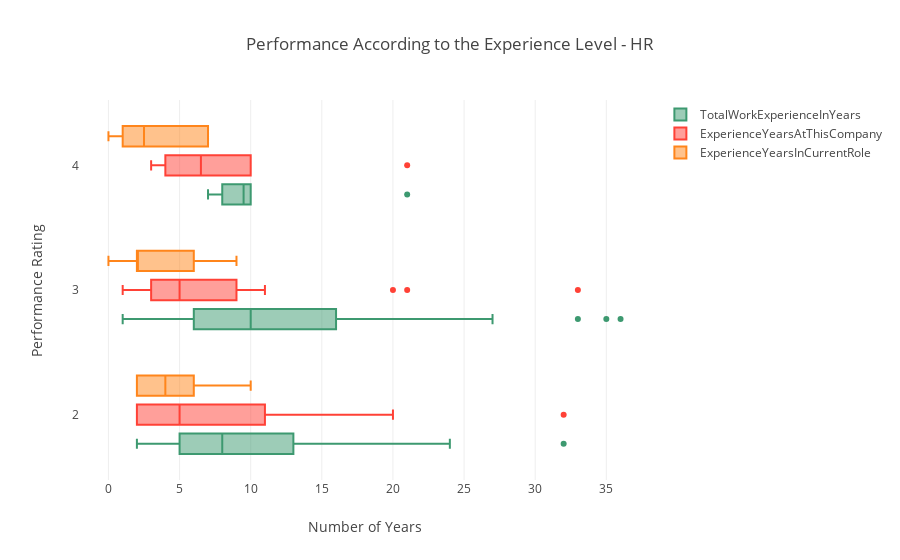

This figure's notebook cell:
### Markdown cell above
### (iv) Performance According to the Experience Level

### Code cell
data = [
    {
        'x': HR['TotalWorkExperienceInYears'],
        'y': HR['PerformanceRating'],
        'name':'TotalWorkExperienceInYears',
        'marker': {
            'color': '#3D9970'
        },
        'boxmean': False,
        'orientation': 'h',
        "type": "box",
    },
    {
        'x':HR['ExperienceYearsAtThisCompany'],
        'y':HR['PerformanceRating'],
        'name': 'ExperienceYearsAtThisCompany',
        'marker':{
            'color': '#FF4136',
        },
        'boxmean': False,
        'orientation': 'h',
        "type": "box",
    },
    {
        'x': HR['ExperienceYearsInCurrentRole'],
        'y': HR['PerformanceRating'],
        'name':'ExperienceYearsInCurrentRole',
        'marker': {
            'color': '#FF851B',
        },
        'boxmean': False,
        'orientation': 'h',
        "type": "box",
    }
]
layout = {
    'xaxis': {
        'title': 'Number of Years',
        'zeroline': False,
    },
    'yaxis': {
        'title': 'Performance Rating ',
        'zeroline': False,
    },
    'boxmode': 'group',
    'title': 'Performance According to the Experience Level - HR ',
}
fig = go.Figure(data=data, layout=layout)

py.iplot(fig)

### Figure 1 — Plotly figure (JSON) as saved in the notebook; plotly's stock layout.template omitted (floating-point values rounded to 4 significant figures)
{"data": [{"boxmean": false, "marker": {"color": "#3D9970"}, "name": "TotalWorkExperienceInYears", "orientation": "h", "type": "box", "x": [23, 12, 8, 6, 6, 13, 7, 6, 24, 6, 5, 10, 14, 10, 36, 33, 21, 10, 8, 2, 21, 10, 27, 14, 8, 10, 9, 3, 6, 10, 19, 13, 2, 3, 1, 10, 1, 7, 35, 6, 9, 16, 7, 23, 8, 12, 7, 9, 4, 1, 11, 32, 10, 16], "y": [3, 3, 3, 3, 3, 3, 3, 3, 2, 2, 2, 4, 3, 3, 3, 3, 3, 3, 3, 2, 4, 3, 3, 3, 3, 3, 4, 2, 3, 2, 3, 2, 3, 3, 3, 4, 3, 3, 3, 3, 3, 3, 4, 3, 4, 3, 2, 2, 3, 3, 3, 2, 3, 3]}, {"boxmean": false, "marker": {"color": "#FF4136"}, "name": "ExperienceYearsAtThisCompany", "orientation": "h", "type": "box", "x": [21, 8, 5, 5, 5, 5, 4, 6, 20, 5, 5, 4, 10, 7, 7, 33, 20, 10, 3, 2, 21, 6, 5, 10, 2, 3, 5, 2, 4, 9, 10, 11, 1, 3, 1, 10, 1, 6, 10, 2, 9, 4, 3, 5, 8, 11, 2, 2, 3, 1, 3, 32, 2, 9], "y": [3, 3, 3, 3, 3, 3, 3, 3, 2, 2, 2, 4, 3, 3, 3, 3, 3, 3, 3, 2, 4, 3, 3, 3, 3, 3, 4, 2, 3, 2, 3, 2, 3, 3, 3, 4, 3, 3, 3, 3, 3, 3, 4, 3, 4, 3, 2, 2, 3, 3, 3, 2, 3, 3]}, {"boxmean": false, "marker": {"color": "#FF851B"}, "name": "ExperienceYearsInCurrentRole", "orientation": "h", "type": "box", "x": [6, 3, 2, 1, 4, 4, 3, 3, 6, 4, 4, 3, 9, 6, 3, 9, 7, 9, 2, 2, 7, 3, 2, 7, 2, 2, 0, 2, 2, 7, 0, 10, 0, 2, 0, 1, 0, 2, 9, 0, 0, 2, 2, 3, 7, 9, 2, 2, 2, 0, 2, 5, 2, 7], "y": [3, 3, 3, 3, 3, 3, 3, 3, 2, 2, 2, 4, 3, 3, 3, 3, 3, 3, 3, 2, 4, 3, 3, 3, 3, 3, 4, 2, 3, 2, 3, 2, 3, 3, 3, 4, 3, 3, 3, 3, 3, 3, 4, 3, 4, 3, 2, 2, 3, 3, 3, 2, 3, 3]}], "layout": {"boxmode": "group", "title": "Performance According to the Experience Level - HR ", "xaxis": {"title": "Number of Years", "zeroline": false}, "yaxis": {"title": "Performance Rating ", "zeroline": false}}}
